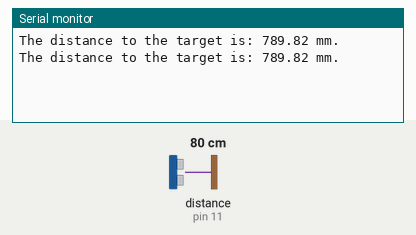
This sketch was run on a simulated Arduino Uno, built with avr-gcc and run on an emulated ATmega328P. Shown: the last lines printed to the serial monitor. Wiring (inferred from the names in the program): ultrasonic range finder: trigger pin 12; echo pin 11. The inputs (shaded band) are chosen by the test bench; at power-on: distance to the obstacle (sensor on pin 11) 80 cm. The echo pulse lasts 58.3 µs per cm.

Above: at 1.8 s.
1.9 s: distance to the obstacle (sensor on pin 11) set to 2 cm
At 2.8 s:
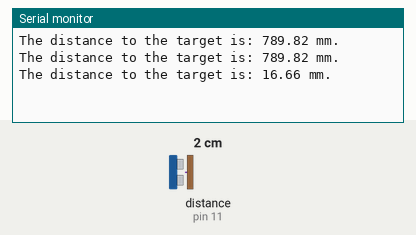
3.4 s: distance to the obstacle (sensor on pin 11) set to 4 cm
At 4.7 s:
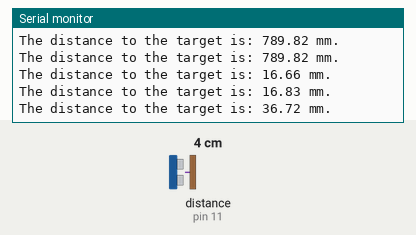
Timing chart, 0 to 6.4 s (numbered marks = the images above; inputs shaded):
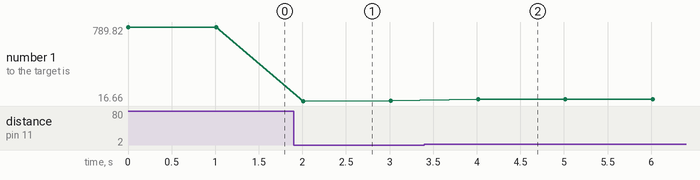

The sketch:

53.HC-SR04.ino
```cpp
int trigPin = 12;
int echoPin = 11;
float pingTravelTime;
float Distance;


void setup() {
  // put your setup code here, to run once:
  pinMode(trigPin, OUTPUT);
  pinMode(echoPin, INPUT);

  Serial.begin(9600);
}

void loop() {
  // put your main code here, to run repeatedly:

  /**
  *The basic principle of work:
  *(1) Using IO trigger for at least 10us high level signal,
  *(2) The Module automatically sends eight 40 kHz and detect whether there is a
  *pulse signal back.
  *(3) IF the signal back, through high level , time of high output IO duration is
  *the time from sending ultrasonic to returning.
  *Test distance = (high level time × velocity of sound (340M/S) / 2,
  */

  digitalWrite(trigPin, LOW);
  delayMicroseconds(10);
  digitalWrite(trigPin, HIGH);
  delayMicroseconds(10);
  digitalWrite(trigPin, LOW);

  // Reads a pulse (either HIGH or LOW) on a pin.
  //For example, if value is HIGH, pulseIn() waits for the pin to go from LOW to HIGH
  pingTravelTime = pulseIn(echoPin, HIGH);

  Distance = pingTravelTime * 340.00 / 2 / 1000;
  Serial.print("The distance to the target is: ");
  Serial.print(Distance);
  Serial.println(" mm.");
  delay(1000);

}
```

Measured:
- after the input at 1.9 s, the serial monitor: prints a new line after 0.11 s (image 1)
- after the input at 3.4 s, the serial monitor: prints a new line after 0.62 s (image 2)
- plotted number 1: 789.82 → 16.83 after the input at 1.9 s, 16.83 → 36.72 after the input at 3.4 s
